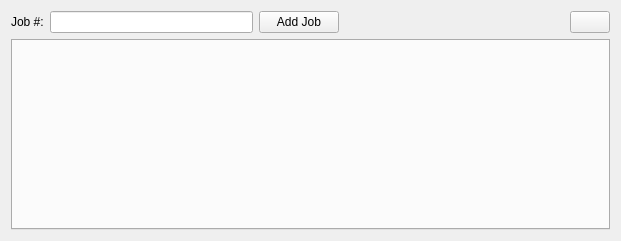
<?xml version="1.0" encoding="UTF-8"?>
<ui version="4.0">
 <class>main_view</class>
 <widget class="QWidget" name="main_view">
  <property name="geometry">
   <rect>
    <x>0</x>
    <y>0</y>
    <width>621</width>
    <height>241</height>
   </rect>
  </property>
  <property name="windowTitle">
   <string>AutoDM</string>
  </property>
  <property name="windowIcon">
   <iconset resource="../../resources/resources.qrc">
    <normaloff>:/icons/icons/icons8-Traffic Jam-80.png</normaloff>:/icons/icons/icons8-Traffic Jam-80.png</iconset>
  </property>
  <layout class="QGridLayout" name="gridLayout">
   <item row="0" column="0">
    <widget class="QLabel" name="job_num_label">
     <property name="text">
      <string>Job #:</string>
     </property>
    </widget>
   </item>
   <item row="0" column="1">
    <widget class="QLineEdit" name="job_num_edit"/>
   </item>
   <item row="0" column="2">
    <widget class="QPushButton" name="add_job_btn">
     <property name="text">
      <string>Add Job</string>
     </property>
    </widget>
   </item>
   <item row="0" column="3">
    <spacer name="horizontal_spacer">
     <property name="orientation">
      <enum>Qt::Horizontal</enum>
     </property>
     <property name="sizeHint" stdset="0">
      <size>
       <width>219</width>
       <height>20</height>
      </size>
     </property>
    </spacer>
   </item>
   <item row="0" column="4">
    <widget class="QPushButton" name="settings_btn">
     <property name="text">
      <string/>
     </property>
     <property name="icon">
      <iconset resource="../../resources/resources.qrc">
       <normaloff>:/icons/icons/icons8-Settings-16.png</normaloff>:/icons/icons/icons8-Settings-16.png</iconset>
     </property>
    </widget>
   </item>
   <item row="1" column="0" colspan="5">
    <widget class="QTabWidget" name="jobs_tab_widget">
     <property name="currentIndex">
      <number>-1</number>
     </property>
     <property name="tabsClosable">
      <bool>true</bool>
     </property>
     <property name="movable">
      <bool>true</bool>
     </property>
    </widget>
   </item>
  </layout>
 </widget>
 <resources>
  <include location="../../resources/resources.qrc"/>
 </resources>
 <connections/>
</ui>
